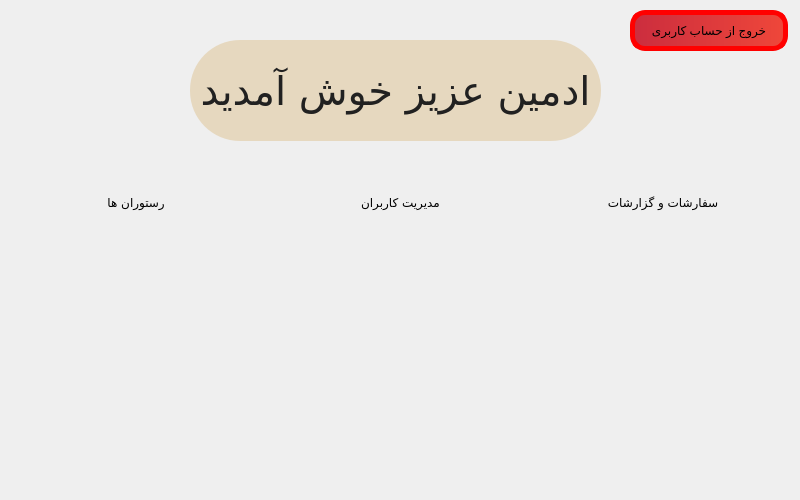
<?xml version="1.0" encoding="UTF-8"?>
<ui version="4.0">
 <class>Adminpage</class>
 <widget class="QWidget" name="Adminpage">
  <property name="geometry">
   <rect>
    <x>0</x>
    <y>0</y>
    <width>800</width>
    <height>500</height>
   </rect>
  </property>
  <property name="minimumSize">
   <size>
    <width>800</width>
    <height>500</height>
   </size>
  </property>
  <property name="maximumSize">
   <size>
    <width>800</width>
    <height>500</height>
   </size>
  </property>
  <property name="windowTitle">
   <string>Admin</string>
  </property>
  <property name="styleSheet">
   <string notr="true"/>
  </property>
  <widget class="QLabel" name="label">
   <property name="geometry">
    <rect>
     <x>190</x>
     <y>40</y>
     <width>411</width>
     <height>101</height>
    </rect>
   </property>
   <property name="styleSheet">
    <string notr="true">color:rgb(33, 33, 33);
font-family:Rokh;
border-radius:50px;
font-size:40px;
text-align:center;
background-color:#e6d8bf;</string>
   </property>
   <property name="text">
    <string>ادمین عزیز خوش آمدید</string>
   </property>
   <property name="alignment">
    <set>Qt::AlignmentFlag::AlignCenter</set>
   </property>
  </widget>
  <widget class="QWidget" name="horizontalLayoutWidget">
   <property name="geometry">
    <rect>
     <x>10</x>
     <y>160</y>
     <width>781</width>
     <height>86</height>
    </rect>
   </property>
   <layout class="QHBoxLayout" name="horizontalLayout">
    <item>
     <widget class="QPushButton" name="gotorsts">
      <property name="cursor">
       <cursorShape>PointingHandCursor</cursorShape>
      </property>
      <property name="styleSheet">
       <string notr="true">padding:10px;
background-color: qlineargradient(
    x1:0, y1:0, x2:1, y2:0,
    stop:0 #0099F7,
    stop:1 #F11712
);

color:black;
font-family:Rokh;
border-radius:10px;
padding:20px;
</string>
      </property>
      <property name="text">
       <string>رستوران ها </string>
      </property>
     </widget>
    </item>
    <item>
     <widget class="QPushButton" name="gotoedituser">
      <property name="cursor">
       <cursorShape>PointingHandCursor</cursorShape>
      </property>
      <property name="styleSheet">
       <string notr="true">padding:10px;
background-color: qlineargradient(
    x1:0, y1:0, x2:1, y2:0,
    stop:0 #c2e59c,
    stop:1 #64b3f4
);

color:black;
font-family:Rokh;
border-radius:10px;
padding:20px;
</string>
      </property>
      <property name="text">
       <string>مدیریت کاربران</string>
      </property>
     </widget>
    </item>
    <item>
     <widget class="QPushButton" name="gotoreports">
      <property name="cursor">
       <cursorShape>PointingHandCursor</cursorShape>
      </property>
      <property name="styleSheet">
       <string notr="true">padding:10px;
background-color: qlineargradient(
    x1:0, y1:0, x2:1, y2:0,
    stop:0 #834d9b,
    stop:1 #d04ed6
);

color:black;
font-family:Rokh;
border-radius:10px;
padding:20px;
</string>
      </property>
      <property name="text">
       <string>سفارشات و گزارشات</string>
      </property>
     </widget>
    </item>
   </layout>
  </widget>
  <widget class="QWidget" name="widget" native="true">
   <property name="geometry">
    <rect>
     <x>-1</x>
     <y>-1</y>
     <width>801</width>
     <height>501</height>
    </rect>
   </property>
   <property name="styleSheet">
    <string notr="true">border-image: url(:/new/images/adminpagebg.png);</string>
   </property>
  </widget>
  <widget class="QPushButton" name="exitbtn">
   <property name="geometry">
    <rect>
     <x>630</x>
     <y>10</y>
     <width>158</width>
     <height>41</height>
    </rect>
   </property>
   <property name="cursor">
    <cursorShape>PointingHandCursor</cursorShape>
   </property>
   <property name="styleSheet">
    <string notr="true">padding:5px;
border:5px solid red;
background-color: rgb(255, 170, 255);
color:black;
font: 900 8pt &quot;Rokh&quot;;
border-radius:15px;
background-color: qlineargradient(spread:pad, x1:0, y1:0, x2:1, y2:0, stop:0 #cb2d3e, stop:1 #ef473a);


</string>
   </property>
   <property name="text">
    <string>خروج از حساب کاربری</string>
   </property>
  </widget>
  <zorder>widget</zorder>
  <zorder>label</zorder>
  <zorder>horizontalLayoutWidget</zorder>
  <zorder>exitbtn</zorder>
 </widget>
 <resources/>
 <connections/>
</ui>
